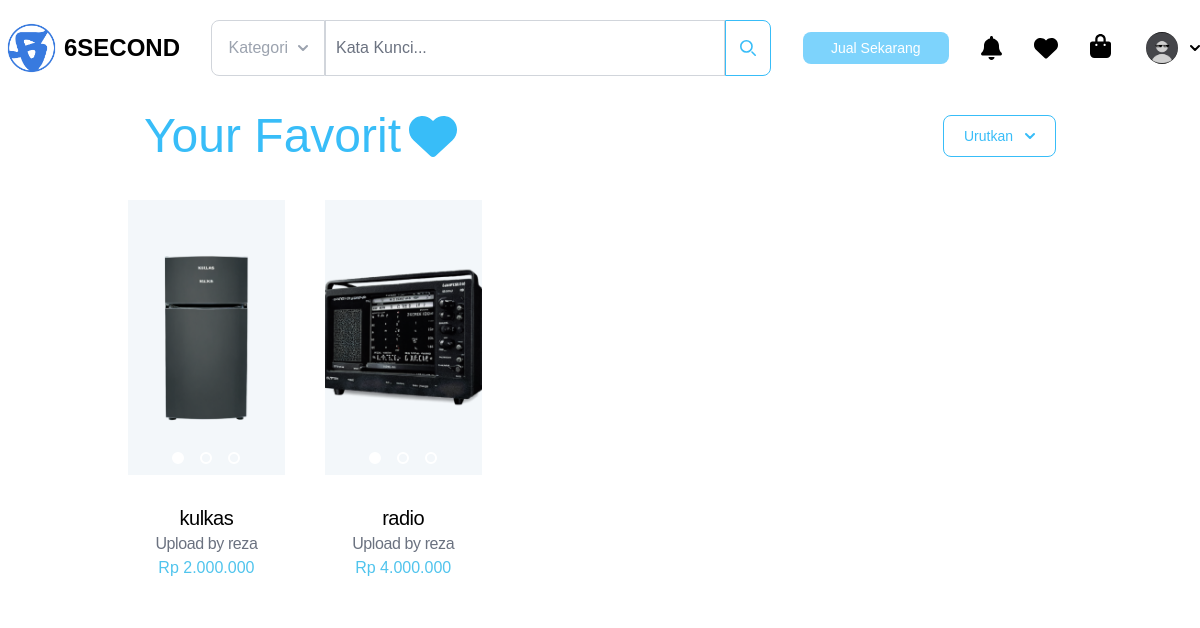
Screenshot of /favorite_product.php (signed in) with the database file from the repository.
### tables this page shows
CREATE TABLE `detail_barang` (
  `id` int NOT NULL,
  `username` varchar(255) NOT NULL,
  `nama_barang` varchar(255) NOT NULL,
  `harga_barang` decimal(10,2) NOT NULL,
  `nomor_telepon` varchar(20) DEFAULT NULL,
  `kondisi` text,
  `deskripsi_barang` text,
  `link_maps` varchar(255) DEFAULT NULL,
  `gambar_barang_1` varchar(255) DEFAULT NULL,
  `gambar_barang_2` varchar(255) DEFAULT NULL,
  `gambar_barang_3` varchar(255) DEFAULT NULL,
  `gambar_barang_4` varchar(255) DEFAULT NULL,
  `tanggal_masuk` timestamp NULL DEFAULT CURRENT_TIMESTAMP,
  `jumlah_like` int DEFAULT '0',
  `jumlah_views` int DEFAULT '0',
  `lokasi_barang` varchar(255) NOT NULL,
  `kategori` varchar(50) NOT NULL
);

### favorite_product.php (the view, shortened to what this page needs)
<!DOCTYPE html>
<html lang="en">
<head>
  <link rel="stylesheet" href="assets/app.css" />
  <link href="./output.css" rel="stylesheet">
  <link href="https://cdn.jsdelivr.net/npm/tailwindcss@2.2.19/dist/tailwind.min.css" rel="stylesheet" />
  <link href="https://cdnjs.cloudflare.com/ajax/libs/flowbite/2.3.0/flowbite.min.css" rel="stylesheet" />
</head>
<body>
<header>
            <?php require_once 'header.php'; ?>
</header>
<?php
require_once 'koneksi.php';
$username = $_SESSION['username'];
$query = "SELECT db.id, db.username, db.nama_barang, db.harga_barang, db.gambar_barang_1
          FROM detail_barang db
          JOIN user_likes ul ON db.id = ul.product_id
          WHERE ul.username = ?";
$stmt = $connection->prepare($query);
$stmt->bind_param('s', $username);
$stmt->execute();
$result = $stmt->get_result();
if ($result->num_rows > 0) {
    $rows = $result->fetch_all(MYSQLI_ASSOC);
    ?>
    <div class="mb-44 mt-28">
          <div class="flex items-center justify-between md:mx-36 mx-3">
            <div class="font-medium md:text-5xl text-3xl text-sky-400 text-left flex gap-x-2">
              <h1>Your Favorit</h1>
              <i class="fa-solid fa-heart"></i>
            </div>
            <div class="">
              <button
                id="dropdownDefaultButton1"
                data-dropdown-toggle="dropdown1"
                class="text-sky-400 border border-sky-400 hover:bg-sky-400 hover:text-white focus:ring-4 focus:outline-none focus:ring-blue-300 font-medium rounded-lg text-sm px-5 py-2.5 text-center inline-flex items-center"
                type="button">
                Urutkan
                <svg class="w-2.5 h-2.5 ms-3" aria-hidden="true" xmlns="http://www.w3.org/2000/svg" fill="none" viewBox="0 0 10 6">
                  <path stroke="currentColor" stroke-linecap="round" stroke-linejoin="round" stroke-width="2" d="m1 1 4 4 4-4" />
                </svg>
              </button>
            </div>
          </div>
        <div class="grid grid-cols-5 justify-center gap-x-10 mx-5 md:mx-32">
            <?php
            foreach ($rows as $row) {
                $nama_barang = $row['nama_barang'];
                $words = explode(" ", $nama_barang);
                $short_name = implode(" ", array_slice($words, 0, 3));
                ?>
                <div class="group flex mt-10 justify-center md:col-span-1 col-span-5 w-full max-w-screen-xl md:max-w-xs flex-col overflow-hidden bg-card-ec hover:shadow-xl">
                    <a href="tampil_detail_product.php?id=<?php echo $row['id']; ?>" class="relative flex h-72 overflow-hidden justify-center">
                        <img class="card-image absolute w-full top-0 right-0 object-cover" src="<?php echo $row['gambar_barang_1']; ?>" alt="product image" />
                        <div class="absolute bottom-0 mb-6 flex w-full justify-center space-x-4">
                            <div class="h-3 w-3 rounded-full border-2 border-white bg-white"></div>
                            <div class="h-3 w-3 rounded-full border-2 border-white bg-transparent"></div>
                            <div class="h-3 w-3 rounded-full border-2 border-white bg-transparent"></div>
                        </div>
                    </a>
                    <div class="mt-4 pb-5 flex flex-col">
                        <a href="tampil_detail_product.php?id=<?php echo $row['id']; ?>">
                            <h1 class="text-center tracking-tight font-medium text-xl"><?php echo $short_name; ?></h1>
                            <h2 class="text-center tracking-tight font-light text-gray-500">Upload by <?php echo $row['username']; ?></h2>
                        </a>
                        <div class="flex justify-center">
                            <p><span class="text-base text-blue font-medium">Rp <?php echo number_format($row['harga_barang'], 0, '', '.'); ?></span></p>
                        </div>
                    </div>
                </div>
                <?php
            }
            ?>
        </div>
    </div>
    <?php
} else {
    echo "<p class='text-center my-10'>Anda belum menyukai produk apapun.</p>";
}
?>
</body>
</html>

### assets/app.css (style rules this page uses)
* { box-sizing: border-box; }
body { margin: 0; font-family: Poppins; overflow-x: hidden; }
* { margin: 0; padding: 0; box-sizing: border-box; font-family: "Poppins", sans-serif; }
.bg-card-ec { background-color: #fff; transition: background-color 0.3s ease; }

### favorite_product.php (style rules this page uses)
.card-image { width: 320px; height: 275px; }

### rows the page displays
detail_barang: gambar_barang_1 (picture), nama_barang "kulkas", username "reza", harga_barang "2.000.000"
detail_barang: gambar_barang_1 (picture), nama_barang "radio", username "reza", harga_barang "4.000.000"
